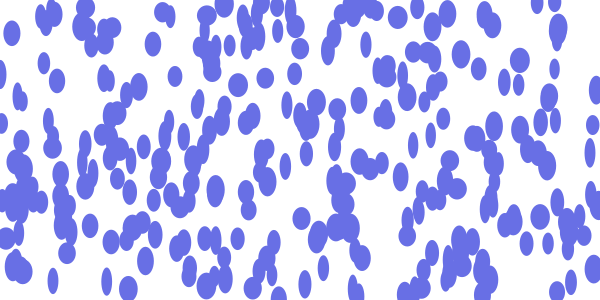
Frame 1 (no input)
Frame 60 (the mouse pressed at the canvas centre just before this capture): blank canvas, image omitted
Frame 120 (the mouse held since frame 60 and released just before this capture): blank canvas, image omitted

The Processing sketch that drew this single still picture (run headless with seeded random() and noise(); from frame 60 on, the mouse is pressed at the canvas centre):

// Processing sketch: processing_42131
// ── processing_42131.pde


Water[] w;


void setup()
{
  size(600, 300);
  noStroke();


  w = new Water[300];
  for (int i = 0; i <w.length; i++)
  {
    w[i] = new Water();
    w[i].x = random(-10, 10);
    w[i].y = random(-10, 10);
    w[i].a = random(10, 20);
    w[i].b = random(20, 30);
  }
}

void draw()
{
  background(255);

  for ( int i = 0; i <w.length; i++)
  {

    w[i].move();
    w[i].show();
  
  }
  for ( int i = 0; i <w.length; i++)
  {  
     w[i].x = 10;
     w[i].y = -10;
  
      w[i].a = mouseX  - 300;
      w[i].b = mouseY  - 300;
  }
 
}
  
class Water
{
  float x, y;
  float a, b;


  
  void show()
  {
    x = random(width);
    y = random(height); 
    fill (104, 111, 229);
    ellipse(x, y, a, b);
  }
  void move()
  {
    x += (random(-300, 0)) ;//* 0.1;
    y += (random(-300, 0)) ;//* 0.1;
  }
  
  
  
  
  
}
